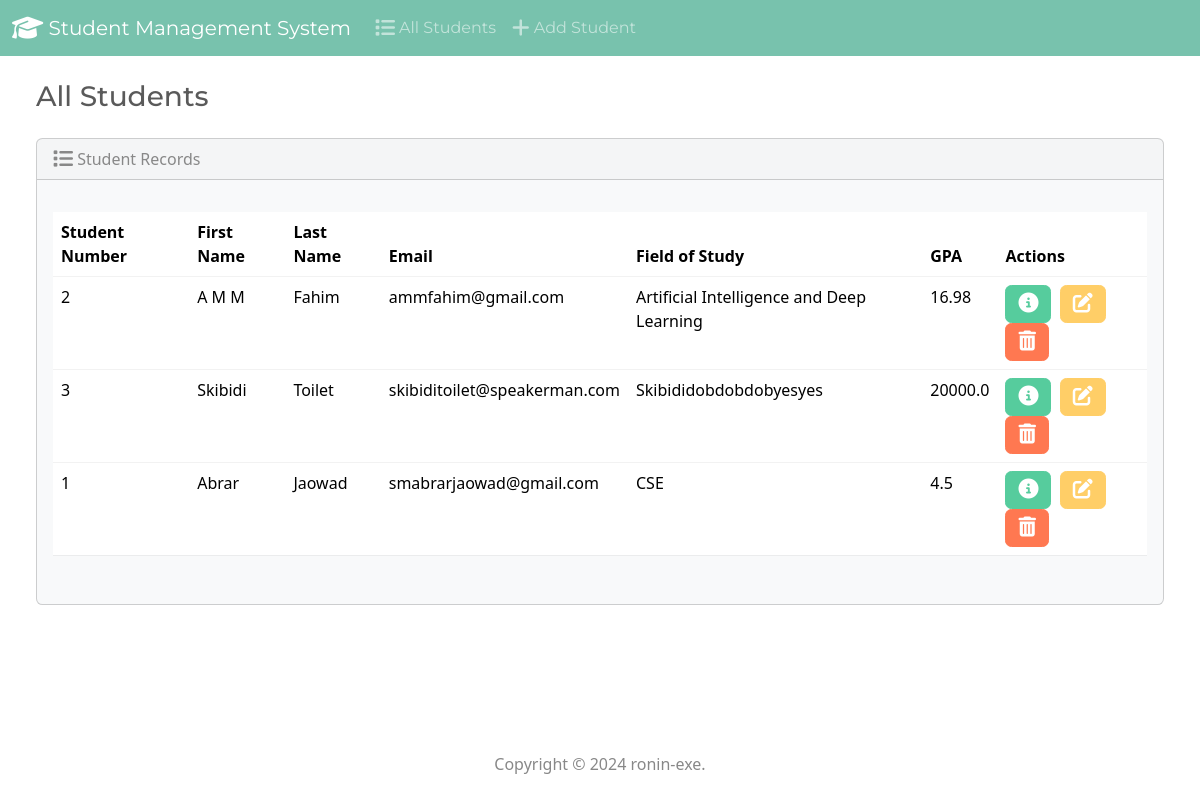
The page / on the database its author committed.
### students/models.py (models this page shows, shortened)
class Student(models.Model):
    student_number = models.PositiveBigIntegerField()
    first_name = models.CharField(max_length=50)
    last_name = models.CharField(max_length=50)
    email = models.EmailField(max_length=100)
    field_of_study = models.CharField(max_length=100)
    gpa = models.FloatField()

### students/views.py (the view)
# urls.py: path('', views.index, name='index'),
def index(request):
  return render(request, 'students/index.html', {
    'students': Student.objects.all()
  })

### students/templates/students/index.html (shortened to what this page needs)
{% extends "students/base.html" %}
{% block body %}
<h3 class="m-4">All Students</h3>
<div class="row">
  <div class="col-12">
    {% if students %}
    <div class="card bg-light ms-4 me-4 mb-4">
      <div class="card-header">
        <i class="fa-solid fa-list fa-lg"></i> Student Records
      </div>
      <div class="card-body">
        <p class="card-text">
          <div class="table-responsive">
            <table class="table table-hover">
              <thead>
                <tr>
                  <th scope="col">Student Number</th>
                  <th scope="col">First Name</th>
                  <th scope="col">Last Name</th>
                  <th scope="col">Email</th>
                  <th scope="col">Field of Study</th>
                  <th scope="col">GPA</th>
                  <th scope="col">Actions</th>
                </tr>
              </thead>
              <tbody>
                {% for student in students %}
                  <tr>
                    <td>{{ student.student_number }}</td>
                    <td>{{ student.first_name }}</td>
                    <td>{{ student.last_name }}</td>
                    <td>{{ student.email }}</td>
                    <td>{{ student.field_of_study }}</td>
                    <td>{{ student.gpa }}</td>
                    <td>
                      <button type="button" class="btn btn-success me-1" href="{% url 'view_student' student.id %}" data-bs-toggle="modal" data-bs-target="#myModal{{student.id}}">
                        <i class="fa-solid fa-circle-info fa-lg"></i>
                      </button>
                      <a class="btn btn-warning me-1" href="{% url 'edit' student.id %}">
                        <i class="fa-solid fa-pen-to-square fa-lg"></i>
                      </a>
                      <button type="button" class="btn btn-danger" data-bs-toggle="modal" data-bs-target="#delete{{student.id}}">
                        <i class="fa-solid fa-trash-can fa-lg"></i>
                      </button>
                    </td>
                  </tr>
                {% endfor %}
              </tbody>
            </table>
          </div>
        </p>
      </div>
    </div>
    {% else %}
      <h5 class="alert alert-primary ms-4 me-4">No Student Records</h5>
    {% endif %}
  </div>
</div>
{% endblock %}

### students/templates/students/base.html (shortened to what this page needs)
{% load static %}
<!DOCTYPE html>
<html lang="en">
  <head>
    <link rel="stylesheet" href="https://cdnjs.cloudflare.com/ajax/libs/font-awesome/6.1.1/css/all.min.css">
    <link href="{% static 'css/bootstrap.min.css' %}" rel="stylesheet">
  </head>
  <body class="d-flex flex-column min-vh-100">
    <nav class="navbar navbar-expand-lg navbar-dark bg-primary">
      <div class="container-fluid">
        <a class="navbar-brand" href="{% url 'index' %}">
          <i class="fa-solid fa-graduation-cap fa-lg"></i> Student Management System
        </a>
        <div class="collapse navbar-collapse" id="navbarColor01">
          <ul class="navbar-nav me-auto">
            <li class="nav-item">
              <a class="nav-link" href="{% url 'index' %}">
                <i class="fa-solid fa-list fa-lg"></i> All Students
              </a>
            </li>
            <li class="nav-item">
              <a class="nav-link" href="{% url 'add' %}">
                <i class="fa-solid fa-plus fa-lg"></i> Add Student
              </a>
            </li>
          </ul>
        </div>
      </div>
    </nav>
    <div class="container-fluid">
      {% block body %}
      {% endblock %}
    </div>
    <footer class="mt-auto mb-4">
      <div class="text-center">
        <span>
          Copyright &copy; <script>document.write(new Date().getFullYear())</script> ronin-exe.
        </span>
      </div>
    </footer>
  </body>
</html>

### rows shown on the page
Student: student_number "2", first_name "A M M", last_name "Fahim", email "ammfahim@gmail.com", field_of_study "Artificial Intelligence and Deep Learning", gpa "16.98"
Student: student_number "3", first_name "Skibidi", last_name "Toilet", email "skibiditoilet@speakerman.com", field_of_study "Skibididobdobdobyesyes", gpa "20000.0"
Student: student_number "1", first_name "Abrar", last_name "Jaowad", email "smabrarjaowad@gmail.com", field_of_study "CSE", gpa "4.5"
